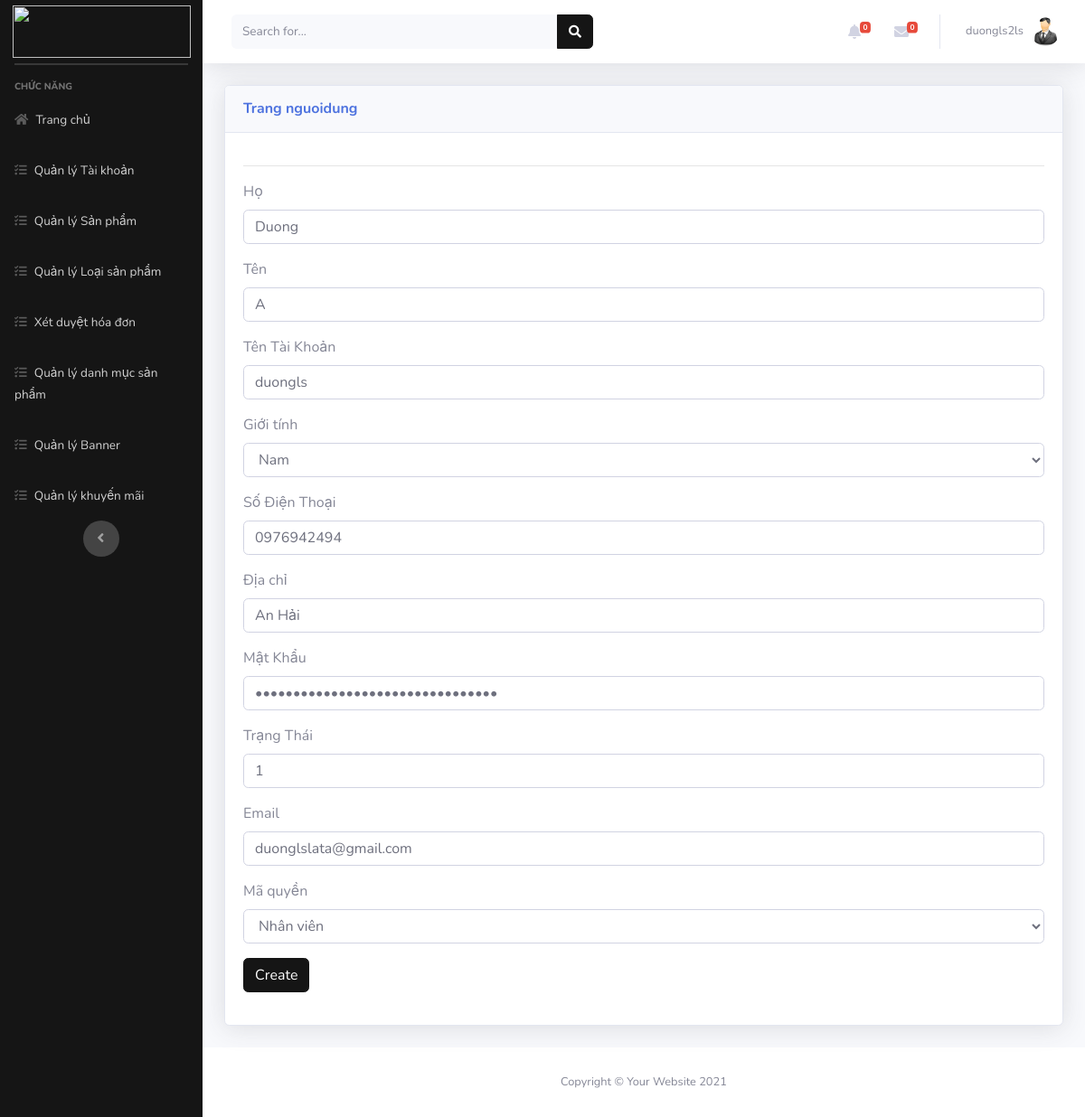
Screenshot of /Admin/index.php?mod=nguoidung&act=edit&id=2 (signed in) with the database file from the repository.
### tables this page shows
CREATE TABLE `nguoidung` (
  `MaND` int(11) NOT NULL,
  `Ho` varchar(20) NOT NULL,
  `Ten` varchar(20) NOT NULL,
  `GioiTinh` varchar(10) NOT NULL,
  `SDT` varchar(20) DEFAULT NULL,
  `Email` varchar(50) NOT NULL,
  `DiaChi` varchar(200) NOT NULL,
  `TaiKhoan` varchar(100) NOT NULL,
  `MatKhau` varchar(100) NOT NULL,
  `MaQuyen` int(11) NOT NULL,
  `TrangThai` int(11) NOT NULL
);

### Admin/MVC/controllers/NguoiDungController.php (called while the page is built, shortened)
<?php
class NguoiDungController
{
    var $nguoidung_model;
    public function __construct()
    {
        $this->nguoidung_model = new nguoidung();
    }
    public function edit()
    {
        $id = isset($_GET['id']) ? $_GET['id'] : 1;
        $data = $this->nguoidung_model->find($id);
        require_once("MVC/Views/Admin/index.php");
    }
}

### Admin/MVC/Models/connection.php (called while the page is built, shortened)
<?php
    class Connection{
        function __construct()
        {
            $severname ="localhost";
            $username ="root";
            $password ="";
            $db_name ="sport-shop";
            $this->conn = new mysqli($severname,$username,$password,$db_name);
        }
    }
?>

### Admin/MVC/Models/model.php (called while the page is built, shortened)
<?php
require_once("connection.php");
class Model
{
    var $conn;
    var $table;
    var $contens;
    function __construct()
    {
        $conn_obj = new Connection();
        $this->conn = $conn_obj->conn;
    }
    function find($id)
    {
        $query = "select * from $this->table where $this->contens =$id";
        return $this->conn->query($query)->fetch_assoc();
    }
}

### Admin/MVC/Views/nguoidung/edit.php (the view, shortened to what this page needs)
<hr>
<table class="table table-bordered" id="dataTable" width="100%" cellspacing="0">
    <form action="?mod=nguoidung&act=update" method="POST" role="form" enctype="multipart/form-data">
        <div class="form-group">
               <label for="">Họ</label>
               <input type="text" class="form-control" id="" placeholder="" name="Ho" value="<?= $data['Ho']?>">
           </div>
           <div class="form-group">
               <label for="">Tên</label>
               <input type="text" class="form-control" id="" placeholder="" name="Ten" value="<?= $data['Ten']?>">
           </div>
           <div class="form-group">
               <label for="">Tên Tài Khoản</label>
               <input type="text" class="form-control" id="" placeholder="" name="TaiKhoan" value="<?= $data['TaiKhoan']?>">
           </div>
           <div class="form-group">
               <label for="">Giới tính</label>
               <select id="" name="GioiTinh" class="form-control">
                    <option <?= ($data['GioiTinh'] == 'Nam')?'selected':''?> value="Nam"> Nam</option>
               </select>
           </div>
           <div class="form-group">
               <label for="">Số Điện Thoại</label>
               <input type="text" class="form-control" id="" placeholder="" name="SDT" value="<?= $data['SDT']?>">
           </div>
           <div class="form-group">
               <label for="">Địa chỉ</label>
               <input type="text" class="form-control" id="" placeholder="" name="DiaChi" value="<?= $data['DiaChi']?>">
           </div>
           <div class="form-group">
               <label for="">Mật Khẩu</label>
               <input type="Password" class="form-control" id="" placeholder="" name="MatKhau" value="<?= $data['MatKhau']?>">
           </div>
           <div class="form-group">
               <label for="">Trạng Thái</label>
               <input type="text" class="form-control" id="" placeholder="" name="TrangThai" value="<?= $data['TrangThai']?>">
           </div>
           <div class="form-group">
               <label for="">Email</label>
               <input type="Email" class="form-control" id="" placeholder="" name="Email" value="<?= $data['Email']?>">
           </div>
           <div class="form-group">
           <div class="form-group">
               <label for="">Mã quyền</label>
               <select id="" name="MaQuyen" class="form-control">
                    <option <?= ($data['MaQuyen'] == '3')?'selected':''?> value="3"> Nhân viên</option>
               </select>
           </div>
           </div>
           <button type="submit" class="btn btn-primary">Create</button>
    </form>
</table>

### rows the page displays
nguoidung: Ho "Duong", Ten "A", TaiKhoan "duongls", GioiTinh "Nam", SDT "0976942494", DiaChi "An Hải", TrangThai "1", Email "duonglslata@gmail.com", MaQuyen "Nhân viên"

### other values shown
$_SESSION['login']['TaiKhoan'] "duongls2ls"
$mod "nguoidung"
